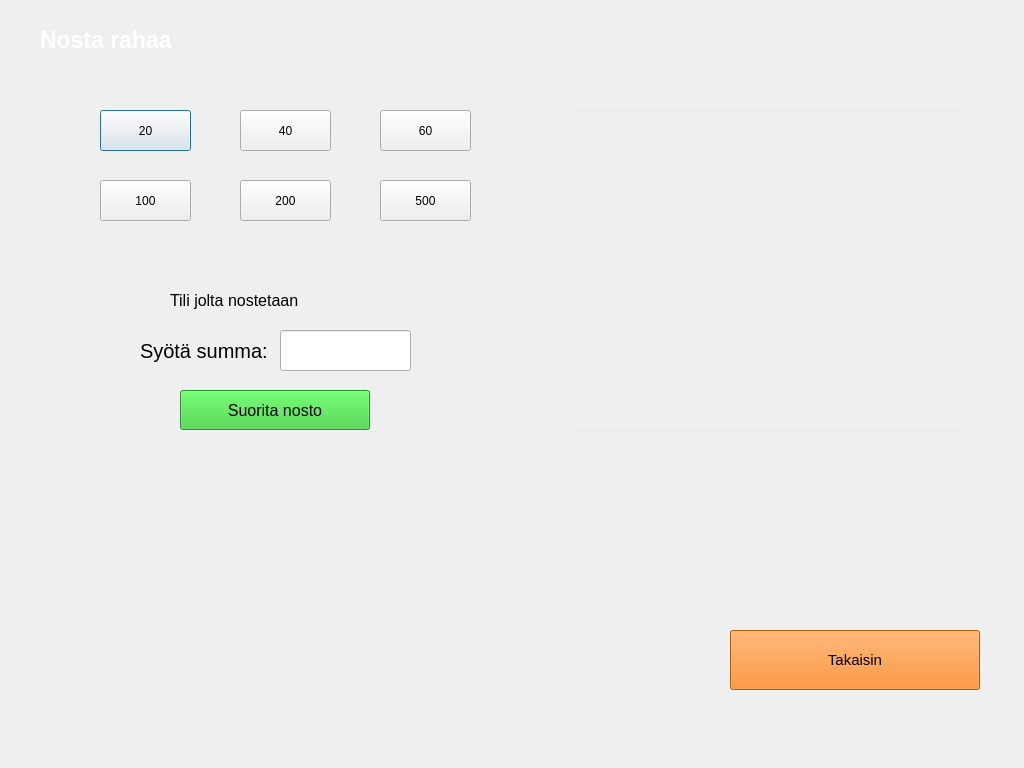
<?xml version="1.0" encoding="UTF-8"?>
<ui version="4.0">
 <class>Nosto</class>
 <widget class="QDialog" name="Nosto">
  <property name="geometry">
   <rect>
    <x>0</x>
    <y>0</y>
    <width>1024</width>
    <height>768</height>
   </rect>
  </property>
  <property name="windowTitle">
   <string>Group IV Banking Systems Incorporated</string>
  </property>
  <widget class="QPushButton" name="btn20">
   <property name="geometry">
    <rect>
     <x>100</x>
     <y>110</y>
     <width>91</width>
     <height>41</height>
    </rect>
   </property>
   <property name="text">
    <string>20</string>
   </property>
  </widget>
  <widget class="QPushButton" name="btn40">
   <property name="geometry">
    <rect>
     <x>240</x>
     <y>110</y>
     <width>91</width>
     <height>41</height>
    </rect>
   </property>
   <property name="text">
    <string>40</string>
   </property>
  </widget>
  <widget class="QPushButton" name="btn60">
   <property name="geometry">
    <rect>
     <x>380</x>
     <y>110</y>
     <width>91</width>
     <height>41</height>
    </rect>
   </property>
   <property name="text">
    <string>60</string>
   </property>
  </widget>
  <widget class="QPushButton" name="btn100">
   <property name="geometry">
    <rect>
     <x>100</x>
     <y>180</y>
     <width>91</width>
     <height>41</height>
    </rect>
   </property>
   <property name="text">
    <string>100</string>
   </property>
  </widget>
  <widget class="QPushButton" name="btn200">
   <property name="geometry">
    <rect>
     <x>240</x>
     <y>180</y>
     <width>91</width>
     <height>41</height>
    </rect>
   </property>
   <property name="text">
    <string>200</string>
   </property>
  </widget>
  <widget class="QPushButton" name="btn500">
   <property name="geometry">
    <rect>
     <x>380</x>
     <y>180</y>
     <width>91</width>
     <height>41</height>
    </rect>
   </property>
   <property name="text">
    <string>500</string>
   </property>
  </widget>
  <widget class="QLineEdit" name="leSsumma">
   <property name="geometry">
    <rect>
     <x>280</x>
     <y>330</y>
     <width>131</width>
     <height>41</height>
    </rect>
   </property>
  </widget>
  <widget class="QPushButton" name="btnHyvaksy">
   <property name="geometry">
    <rect>
     <x>180</x>
     <y>390</y>
     <width>190</width>
     <height>40</height>
    </rect>
   </property>
   <property name="font">
    <font>
     <pointsize>12</pointsize>
    </font>
   </property>
   <property name="styleSheet">
    <string notr="true">background-color: rgb(50, 205, 50);</string>
   </property>
   <property name="text">
    <string>Suorita nosto</string>
   </property>
  </widget>
  <widget class="QLabel" name="labelNostarahaaHeader">
   <property name="geometry">
    <rect>
     <x>40</x>
     <y>20</y>
     <width>940</width>
     <height>40</height>
    </rect>
   </property>
   <property name="font">
    <font>
     <pointsize>17</pointsize>
     <bold>true</bold>
    </font>
   </property>
   <property name="styleSheet">
    <string notr="true">QLabel {
	color: rgb(255, 255, 255);
}</string>
   </property>
   <property name="text">
    <string>Nosta rahaa</string>
   </property>
  </widget>
  <widget class="QLabel" name="label_2">
   <property name="geometry">
    <rect>
     <x>140</x>
     <y>330</y>
     <width>131</width>
     <height>41</height>
    </rect>
   </property>
   <property name="font">
    <font>
     <pointsize>15</pointsize>
    </font>
   </property>
   <property name="text">
    <string>Syötä summa:</string>
   </property>
  </widget>
  <widget class="QPushButton" name="btnTakaisin">
   <property name="geometry">
    <rect>
     <x>730</x>
     <y>630</y>
     <width>250</width>
     <height>60</height>
    </rect>
   </property>
   <property name="font">
    <font>
     <pointsize>11</pointsize>
    </font>
   </property>
   <property name="styleSheet">
    <string notr="true">background-color: rgb(255, 120, 0);</string>
   </property>
   <property name="text">
    <string>Takaisin</string>
   </property>
  </widget>
  <widget class="QTextEdit" name="textEditNostoTiedot">
   <property name="geometry">
    <rect>
     <x>570</x>
     <y>110</y>
     <width>391</width>
     <height>321</height>
    </rect>
   </property>
   <property name="styleSheet">
    <string notr="true">background-color: rgba(246, 245, 244, 20);
color: rgb(94, 92, 100);
font: 700 11pt &quot;FreeMono&quot;;
letter-spacing: 2px;
text-transform: uppercase;</string>
   </property>
  </widget>
  <widget class="QLabel" name="omaNostotili">
   <property name="geometry">
    <rect>
     <x>310</x>
     <y>290</y>
     <width>61</width>
     <height>21</height>
    </rect>
   </property>
   <property name="font">
    <font>
     <pointsize>12</pointsize>
    </font>
   </property>
   <property name="text">
    <string/>
   </property>
  </widget>
  <widget class="QLabel" name="label_3">
   <property name="geometry">
    <rect>
     <x>170</x>
     <y>290</y>
     <width>141</width>
     <height>21</height>
    </rect>
   </property>
   <property name="font">
    <font>
     <pointsize>12</pointsize>
    </font>
   </property>
   <property name="text">
    <string>Tili jolta nostetaan</string>
   </property>
  </widget>
  <widget class="QLabel" name="label_4">
   <property name="geometry">
    <rect>
     <x>0</x>
     <y>0</y>
     <width>1024</width>
     <height>768</height>
    </rect>
   </property>
   <property name="text">
    <string/>
   </property>
   <property name="pixmap">
    <pixmap resource="bank_automat_resources.qrc">:/images/bank_automat_files/main_background_image_1.png</pixmap>
   </property>
  </widget>
  <zorder>label_4</zorder>
  <zorder>btn20</zorder>
  <zorder>btn40</zorder>
  <zorder>btn60</zorder>
  <zorder>btn100</zorder>
  <zorder>btn200</zorder>
  <zorder>btn500</zorder>
  <zorder>leSsumma</zorder>
  <zorder>btnHyvaksy</zorder>
  <zorder>labelNostarahaaHeader</zorder>
  <zorder>label_2</zorder>
  <zorder>btnTakaisin</zorder>
  <zorder>textEditNostoTiedot</zorder>
  <zorder>omaNostotili</zorder>
  <zorder>label_3</zorder>
 </widget>
 <resources>
  <include location="bank_automat_resources.qrc"/>
 </resources>
 <connections/>
</ui>
